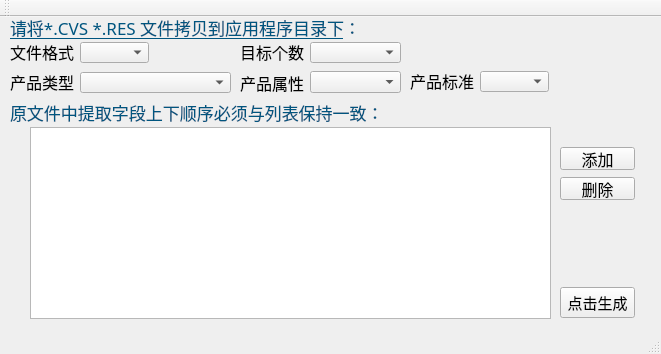
<?xml version="1.0" encoding="UTF-8"?>
<ui version="4.0">
 <class>MainWindow</class>
 <widget class="QMainWindow" name="MainWindow">
  <property name="geometry">
   <rect>
    <x>0</x>
    <y>0</y>
    <width>661</width>
    <height>354</height>
   </rect>
  </property>
  <property name="font">
   <font>
    <family>楷体</family>
    <pointsize>12</pointsize>
   </font>
  </property>
  <property name="windowTitle">
   <string>Lnwt </string>
  </property>
  <widget class="QWidget" name="centralWidget">
   <widget class="QComboBox" name="comboBox">
    <property name="geometry">
     <rect>
      <x>80</x>
      <y>55</y>
      <width>151</width>
      <height>21</height>
     </rect>
    </property>
    <property name="font">
     <font>
      <family>楷体</family>
      <pointsize>10</pointsize>
     </font>
    </property>
   </widget>
   <widget class="QComboBox" name="comboBox_2">
    <property name="geometry">
     <rect>
      <x>310</x>
      <y>54</y>
      <width>91</width>
      <height>22</height>
     </rect>
    </property>
    <property name="font">
     <font>
      <family>楷体</family>
      <pointsize>10</pointsize>
     </font>
    </property>
   </widget>
   <widget class="QComboBox" name="comboBox_3">
    <property name="geometry">
     <rect>
      <x>480</x>
      <y>54</y>
      <width>69</width>
      <height>21</height>
     </rect>
    </property>
    <property name="font">
     <font>
      <family>楷体</family>
      <pointsize>10</pointsize>
     </font>
    </property>
   </widget>
   <widget class="QLabel" name="label">
    <property name="geometry">
     <rect>
      <x>10</x>
      <y>54</y>
      <width>71</width>
      <height>21</height>
     </rect>
    </property>
    <property name="font">
     <font>
      <family>楷体</family>
      <pointsize>12</pointsize>
     </font>
    </property>
    <property name="text">
     <string>产品类型</string>
    </property>
   </widget>
   <widget class="QLabel" name="label_2">
    <property name="geometry">
     <rect>
      <x>240</x>
      <y>56</y>
      <width>71</width>
      <height>20</height>
     </rect>
    </property>
    <property name="font">
     <font>
      <family>楷体</family>
      <pointsize>12</pointsize>
     </font>
    </property>
    <property name="text">
     <string>产品属性</string>
    </property>
   </widget>
   <widget class="QLabel" name="label_3">
    <property name="geometry">
     <rect>
      <x>410</x>
      <y>54</y>
      <width>71</width>
      <height>20</height>
     </rect>
    </property>
    <property name="font">
     <font>
      <family>楷体</family>
      <pointsize>12</pointsize>
     </font>
    </property>
    <property name="text">
     <string>产品标准</string>
    </property>
   </widget>
   <widget class="QLabel" name="label_4">
    <property name="geometry">
     <rect>
      <x>10</x>
      <y>-5</y>
      <width>371</width>
      <height>31</height>
     </rect>
    </property>
    <property name="font">
     <font>
      <family>楷体</family>
      <pointsize>13</pointsize>
     </font>
    </property>
    <property name="text">
     <string>&lt;html&gt;&lt;head/&gt;&lt;body&gt;&lt;p&gt;&lt;span style=&quot; text-decoration: underline; color:#00557f;&quot;&gt;请将*.CVS *.RES 文件拷贝到应用程序目录下&lt;/span&gt;&lt;span style=&quot; color:#00557f;&quot;&gt;：&lt;/span&gt;&lt;/p&gt;&lt;/body&gt;&lt;/html&gt;</string>
    </property>
   </widget>
   <widget class="QPushButton" name="pushButton">
    <property name="geometry">
     <rect>
      <x>560</x>
      <y>130</y>
      <width>75</width>
      <height>23</height>
     </rect>
    </property>
    <property name="font">
     <font>
      <family>楷体</family>
      <pointsize>12</pointsize>
     </font>
    </property>
    <property name="text">
     <string>添加</string>
    </property>
   </widget>
   <widget class="QPushButton" name="pushButton_2">
    <property name="geometry">
     <rect>
      <x>560</x>
      <y>160</y>
      <width>75</width>
      <height>23</height>
     </rect>
    </property>
    <property name="font">
     <font>
      <family>楷体</family>
      <pointsize>12</pointsize>
     </font>
    </property>
    <property name="text">
     <string>删除</string>
    </property>
   </widget>
   <widget class="QTableWidget" name="tableWidget">
    <property name="geometry">
     <rect>
      <x>30</x>
      <y>110</y>
      <width>521</width>
      <height>192</height>
     </rect>
    </property>
   </widget>
   <widget class="QPushButton" name="pushButton_3">
    <property name="geometry">
     <rect>
      <x>560</x>
      <y>270</y>
      <width>75</width>
      <height>31</height>
     </rect>
    </property>
    <property name="font">
     <font>
      <family>楷体</family>
      <pointsize>11</pointsize>
     </font>
    </property>
    <property name="text">
     <string>点击生成</string>
    </property>
   </widget>
   <widget class="QComboBox" name="comboBox_4">
    <property name="geometry">
     <rect>
      <x>80</x>
      <y>25</y>
      <width>69</width>
      <height>21</height>
     </rect>
    </property>
    <property name="font">
     <font>
      <family>楷体</family>
      <pointsize>10</pointsize>
     </font>
    </property>
   </widget>
   <widget class="QLabel" name="label_5">
    <property name="geometry">
     <rect>
      <x>10</x>
      <y>25</y>
      <width>71</width>
      <height>20</height>
     </rect>
    </property>
    <property name="font">
     <font>
      <family>楷体</family>
      <pointsize>12</pointsize>
     </font>
    </property>
    <property name="text">
     <string>文件格式</string>
    </property>
   </widget>
   <widget class="QLabel" name="label_6">
    <property name="geometry">
     <rect>
      <x>10</x>
      <y>80</y>
      <width>411</width>
      <height>31</height>
     </rect>
    </property>
    <property name="font">
     <font>
      <family>楷体</family>
      <pointsize>13</pointsize>
     </font>
    </property>
    <property name="text">
     <string>&lt;html&gt;&lt;head/&gt;&lt;body&gt;&lt;p&gt;&lt;span style=&quot; color:#00557f;&quot;&gt;原文件中提取字段上下顺序必须与列表保持一致：&lt;/span&gt;&lt;/p&gt;&lt;/body&gt;&lt;/html&gt;</string>
    </property>
   </widget>
   <widget class="QComboBox" name="comboBox_5">
    <property name="geometry">
     <rect>
      <x>310</x>
      <y>25</y>
      <width>91</width>
      <height>21</height>
     </rect>
    </property>
    <property name="font">
     <font>
      <family>楷体</family>
      <pointsize>10</pointsize>
     </font>
    </property>
   </widget>
   <widget class="QLabel" name="label_7">
    <property name="geometry">
     <rect>
      <x>240</x>
      <y>25</y>
      <width>71</width>
      <height>20</height>
     </rect>
    </property>
    <property name="font">
     <font>
      <family>楷体</family>
      <pointsize>12</pointsize>
     </font>
    </property>
    <property name="text">
     <string>目标个数</string>
    </property>
   </widget>
  </widget>
  <widget class="QMenuBar" name="menuBar">
   <property name="geometry">
    <rect>
     <x>0</x>
     <y>0</y>
     <width>661</width>
     <height>23</height>
    </rect>
   </property>
  </widget>
  <widget class="QToolBar" name="mainToolBar">
   <attribute name="toolBarArea">
    <enum>TopToolBarArea</enum>
   </attribute>
   <attribute name="toolBarBreak">
    <bool>false</bool>
   </attribute>
  </widget>
  <widget class="QStatusBar" name="statusBar"/>
 </widget>
 <layoutdefault spacing="6" margin="11"/>
 <resources/>
 <connections/>
</ui>
